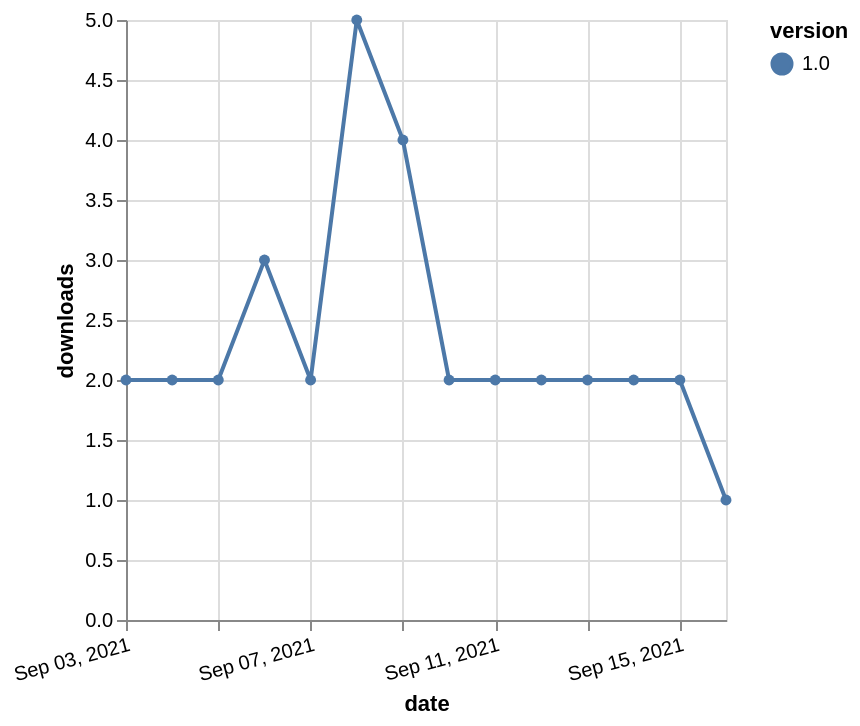

The specification (Vega-Lite) saved for this image:
### Vega-Lite specification from a JSON file in a GitHub repository (floating-point values rounded to 4 significant figures)
{"$schema": "https://vega.github.io/schema/vega-lite/v5.json", "description": "A simple bar chart with embedded data.", "data": {"values": [{"date": "2021-09-03", "total": 3180, "delta": 2, "version": "1.0"}, {"date": "2021-09-04", "total": 3182, "delta": 2, "version": "1.0"}, {"date": "2021-09-05", "total": 3184, "delta": 2, "version": "1.0"}, {"date": "2021-09-06", "total": 3187, "delta": 3, "version": "1.0"}, {"date": "2021-09-07", "total": 3189, "delta": 2, "version": "1.0"}, {"date": "2021-09-08", "total": 3194, "delta": 5, "version": "1.0"}, {"date": "2021-09-09", "total": 3198, "delta": 4, "version": "1.0"}, {"date": "2021-09-10", "total": 3200, "delta": 2, "version": "1.0"}, {"date": "2021-09-11", "total": 3202, "delta": 2, "version": "1.0"}, {"date": "2021-09-12", "total": 3204, "delta": 2, "version": "1.0"}, {"date": "2021-09-13", "total": 3206, "delta": 2, "version": "1.0"}, {"date": "2021-09-14", "total": 3208, "delta": 2, "version": "1.0"}, {"date": "2021-09-15", "total": 3210, "delta": 2, "version": "1.0"}, {"date": "2021-09-16", "total": 3211, "delta": 1, "version": "1.0"}]}, "width": "container", "mark": {"type": "line", "point": {"filled": true}}, "encoding": {"x": {"field": "date", "type": "temporal", "timeUnit": "yearmonthdate", "title": "date", "axis": {"labelAngle": -15}}, "y": {"field": "delta", "type": "quantitative", "title": "downloads"}, "color": {"field": "version", "type": "nominal"}, "tooltip": {"field": "delta"}}}
